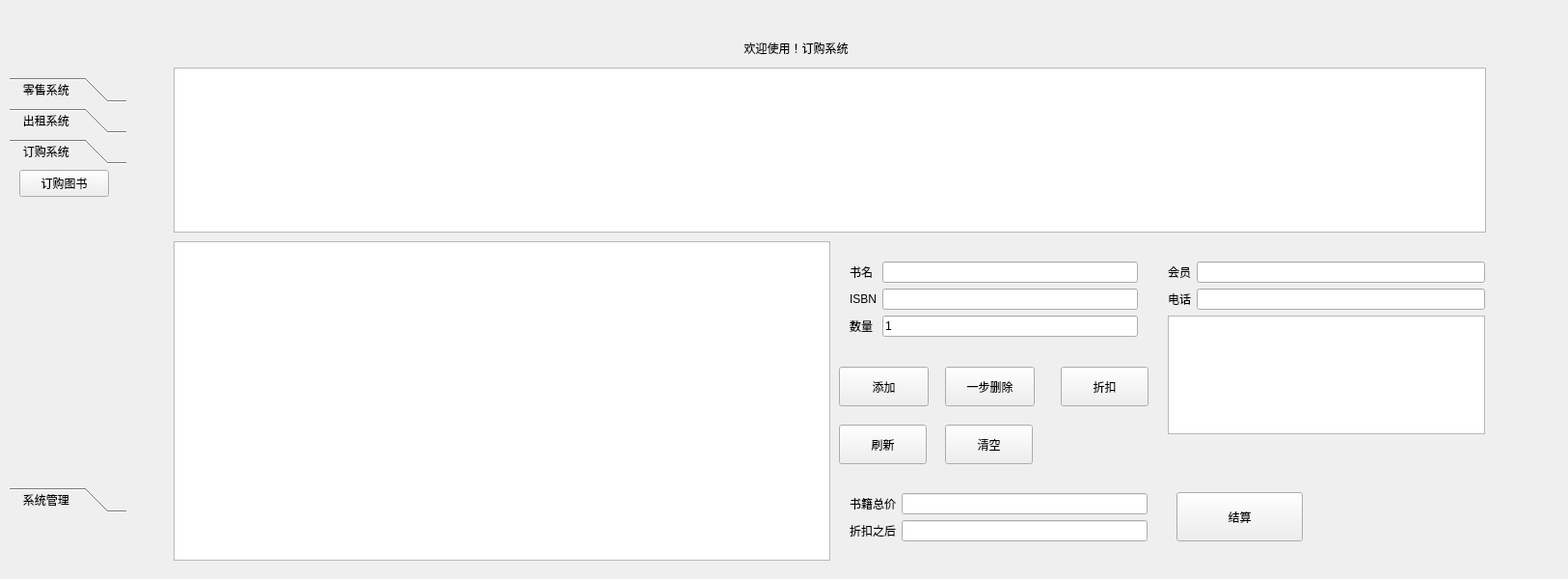
<?xml version="1.0" encoding="UTF-8"?>
<ui version="4.0">
 <class>MainWindows</class>
 <widget class="QMainWindow" name="MainWindows">
  <property name="geometry">
   <rect>
    <x>0</x>
    <y>0</y>
    <width>1626</width>
    <height>600</height>
   </rect>
  </property>
  <property name="minimumSize">
   <size>
    <width>1626</width>
    <height>600</height>
   </size>
  </property>
  <property name="maximumSize">
   <size>
    <width>1626</width>
    <height>600</height>
   </size>
  </property>
  <property name="windowTitle">
   <string>MainWindow</string>
  </property>
  <widget class="QWidget" name="centralWidget">
   <widget class="QToolBox" name="toolBox">
    <property name="geometry">
     <rect>
      <x>10</x>
      <y>80</y>
      <width>121</width>
      <height>451</height>
     </rect>
    </property>
    <property name="frameShape">
     <enum>QFrame::NoFrame</enum>
    </property>
    <property name="currentIndex">
     <number>2</number>
    </property>
    <widget class="QWidget" name="page">
     <property name="geometry">
      <rect>
       <x>0</x>
       <y>0</y>
       <width>121</width>
       <height>335</height>
      </rect>
     </property>
     <attribute name="label">
      <string>   零售系统</string>
     </attribute>
     <widget class="QPushButton" name="sellButton">
      <property name="geometry">
       <rect>
        <x>10</x>
        <y>0</y>
        <width>93</width>
        <height>28</height>
       </rect>
      </property>
      <property name="text">
       <string>出售图书</string>
      </property>
     </widget>
    </widget>
    <widget class="QWidget" name="page_3">
     <property name="geometry">
      <rect>
       <x>0</x>
       <y>0</y>
       <width>121</width>
       <height>335</height>
      </rect>
     </property>
     <attribute name="label">
      <string>   出租系统</string>
     </attribute>
     <widget class="QPushButton" name="borrowButton">
      <property name="geometry">
       <rect>
        <x>0</x>
        <y>0</y>
        <width>121</width>
        <height>28</height>
       </rect>
      </property>
      <property name="text">
       <string>出租图书</string>
      </property>
     </widget>
     <widget class="QPushButton" name="returnButton">
      <property name="geometry">
       <rect>
        <x>0</x>
        <y>30</y>
        <width>121</width>
        <height>28</height>
       </rect>
      </property>
      <property name="text">
       <string>归还图书</string>
      </property>
     </widget>
    </widget>
    <widget class="QWidget" name="page_2">
     <property name="geometry">
      <rect>
       <x>0</x>
       <y>0</y>
       <width>121</width>
       <height>335</height>
      </rect>
     </property>
     <attribute name="label">
      <string>   订购系统</string>
     </attribute>
     <widget class="QPushButton" name="orderButton">
      <property name="geometry">
       <rect>
        <x>10</x>
        <y>0</y>
        <width>93</width>
        <height>28</height>
       </rect>
      </property>
      <property name="text">
       <string>订购图书</string>
      </property>
     </widget>
    </widget>
    <widget class="QWidget" name="page_6">
     <property name="geometry">
      <rect>
       <x>0</x>
       <y>0</y>
       <width>121</width>
       <height>335</height>
      </rect>
     </property>
     <attribute name="label">
      <string>   系统管理</string>
     </attribute>
     <widget class="QPushButton" name="quitButton">
      <property name="geometry">
       <rect>
        <x>0</x>
        <y>0</y>
        <width>121</width>
        <height>28</height>
       </rect>
      </property>
      <property name="text">
       <string>退出系统</string>
      </property>
     </widget>
    </widget>
   </widget>
   <widget class="QStackedWidget" name="stackedWidget">
    <property name="geometry">
     <rect>
      <x>170</x>
      <y>10</y>
      <width>1441</width>
      <height>581</height>
     </rect>
    </property>
    <property name="minimumSize">
     <size>
      <width>1441</width>
      <height>581</height>
     </size>
    </property>
    <property name="maximumSize">
     <size>
      <width>1441</width>
      <height>581</height>
     </size>
    </property>
    <property name="currentIndex">
     <number>3</number>
    </property>
    <widget class="QWidget" name="page_7">
     <widget class="QLabel" name="label">
      <property name="geometry">
       <rect>
        <x>140</x>
        <y>0</y>
        <width>1071</width>
        <height>81</height>
       </rect>
      </property>
      <property name="focusPolicy">
       <enum>Qt::NoFocus</enum>
      </property>
      <property name="frameShape">
       <enum>QFrame::NoFrame</enum>
      </property>
      <property name="text">
       <string>欢迎使用！零售系统</string>
      </property>
      <property name="textFormat">
       <enum>Qt::AutoText</enum>
      </property>
      <property name="alignment">
       <set>Qt::AlignCenter</set>
      </property>
      <property name="wordWrap">
       <bool>false</bool>
      </property>
      <property name="openExternalLinks">
       <bool>false</bool>
      </property>
      <property name="textInteractionFlags">
       <set>Qt::LinksAccessibleByMouse|Qt::TextSelectableByKeyboard|Qt::TextSelectableByMouse</set>
      </property>
     </widget>
     <widget class="QTableView" name="tableView_2">
      <property name="geometry">
       <rect>
        <x>30</x>
        <y>60</y>
        <width>1361</width>
        <height>171</height>
       </rect>
      </property>
     </widget>
     <widget class="QWidget" name="widget_2" native="true">
      <property name="geometry">
       <rect>
        <x>1050</x>
        <y>250</y>
        <width>351</width>
        <height>201</height>
       </rect>
      </property>
      <layout class="QFormLayout" name="formLayout">
       <item row="3" column="0">
        <widget class="QLabel" name="label_6">
         <property name="text">
          <string>电话</string>
         </property>
        </widget>
       </item>
       <item row="3" column="1">
        <widget class="QLineEdit" name="VIPLE1"/>
       </item>
       <item row="1" column="0">
        <widget class="QLabel" name="label_5">
         <property name="text">
          <string>会员</string>
         </property>
        </widget>
       </item>
       <item row="1" column="1">
        <widget class="QLineEdit" name="VIPLE0"/>
       </item>
       <item row="4" column="0" colspan="2">
        <widget class="QTableView" name="VIPview"/>
       </item>
      </layout>
     </widget>
     <widget class="QWidget" name="widget_3" native="true">
      <property name="geometry">
       <rect>
        <x>720</x>
        <y>250</y>
        <width>321</width>
        <height>101</height>
       </rect>
      </property>
      <layout class="QFormLayout" name="formLayout_2">
       <item row="0" column="0">
        <widget class="QLabel" name="label_7">
         <property name="text">
          <string>书名</string>
         </property>
        </widget>
       </item>
       <item row="0" column="1">
        <widget class="QLineEdit" name="BLE0"/>
       </item>
       <item row="1" column="0">
        <widget class="QLabel" name="label_8">
         <property name="text">
          <string>ISBN</string>
         </property>
        </widget>
       </item>
       <item row="1" column="1">
        <widget class="QLineEdit" name="BLE1"/>
       </item>
       <item row="2" column="0">
        <widget class="QLabel" name="label_9">
         <property name="text">
          <string>数量</string>
         </property>
        </widget>
       </item>
       <item row="2" column="1">
        <widget class="QLineEdit" name="BLE2">
         <property name="text">
          <string>1</string>
         </property>
        </widget>
       </item>
      </layout>
     </widget>
     <widget class="QPushButton" name="Ladd1">
      <property name="geometry">
       <rect>
        <x>720</x>
        <y>370</y>
        <width>93</width>
        <height>41</height>
       </rect>
      </property>
      <property name="text">
       <string>添加</string>
      </property>
     </widget>
     <widget class="QTableWidget" name="tableWidget">
      <property name="geometry">
       <rect>
        <x>30</x>
        <y>240</y>
        <width>681</width>
        <height>331</height>
       </rect>
      </property>
     </widget>
     <widget class="QPushButton" name="Ldel1">
      <property name="geometry">
       <rect>
        <x>830</x>
        <y>370</y>
        <width>93</width>
        <height>41</height>
       </rect>
      </property>
      <property name="text">
       <string>一步删除</string>
      </property>
     </widget>
     <widget class="QPushButton" name="JS1">
      <property name="geometry">
       <rect>
        <x>1070</x>
        <y>500</y>
        <width>131</width>
        <height>51</height>
       </rect>
      </property>
      <property name="text">
       <string>结算</string>
      </property>
     </widget>
     <widget class="QWidget" name="widget_4" native="true">
      <property name="geometry">
       <rect>
        <x>720</x>
        <y>490</y>
        <width>331</width>
        <height>81</height>
       </rect>
      </property>
      <layout class="QFormLayout" name="formLayout_3">
       <item row="1" column="0">
        <widget class="QLabel" name="label_10">
         <property name="text">
          <string>书籍总价</string>
         </property>
        </widget>
       </item>
       <item row="1" column="1">
        <widget class="QLineEdit" name="Money1">
         <property name="readOnly">
          <bool>true</bool>
         </property>
        </widget>
       </item>
       <item row="2" column="1">
        <widget class="QLineEdit" name="Money2">
         <property name="readOnly">
          <bool>true</bool>
         </property>
        </widget>
       </item>
       <item row="2" column="0">
        <widget class="QLabel" name="label_11">
         <property name="text">
          <string>折扣之后</string>
         </property>
        </widget>
       </item>
      </layout>
     </widget>
     <widget class="QPushButton" name="SX1">
      <property name="geometry">
       <rect>
        <x>950</x>
        <y>370</y>
        <width>91</width>
        <height>41</height>
       </rect>
      </property>
      <property name="text">
       <string>折扣</string>
      </property>
     </widget>
     <widget class="QPushButton" name="qingkong1">
      <property name="geometry">
       <rect>
        <x>830</x>
        <y>430</y>
        <width>91</width>
        <height>41</height>
       </rect>
      </property>
      <property name="text">
       <string>清空</string>
      </property>
     </widget>
     <widget class="QPushButton" name="tableBTN1">
      <property name="geometry">
       <rect>
        <x>720</x>
        <y>430</y>
        <width>91</width>
        <height>41</height>
       </rect>
      </property>
      <property name="text">
       <string>刷新</string>
      </property>
     </widget>
    </widget>
    <widget class="QWidget" name="page_4">
     <widget class="QWidget" name="widget_5" native="true">
      <property name="geometry">
       <rect>
        <x>710</x>
        <y>490</y>
        <width>331</width>
        <height>81</height>
       </rect>
      </property>
      <layout class="QFormLayout" name="formLayout_4">
       <item row="1" column="0">
        <widget class="QLabel" name="label_12">
         <property name="text">
          <string>书籍押金</string>
         </property>
        </widget>
       </item>
       <item row="1" column="1">
        <widget class="QLineEdit" name="Money1_2">
         <property name="readOnly">
          <bool>true</bool>
         </property>
        </widget>
       </item>
       <item row="2" column="1">
        <widget class="QLineEdit" name="Money2_2">
         <property name="readOnly">
          <bool>true</bool>
         </property>
        </widget>
       </item>
       <item row="2" column="0">
        <widget class="QLabel" name="label_13">
         <property name="text">
          <string>归还时间</string>
         </property>
        </widget>
       </item>
      </layout>
     </widget>
     <widget class="QPushButton" name="Ldel1_2">
      <property name="geometry">
       <rect>
        <x>900</x>
        <y>370</y>
        <width>93</width>
        <height>41</height>
       </rect>
      </property>
      <property name="text">
       <string>一步删除</string>
      </property>
     </widget>
     <widget class="QLabel" name="label_2">
      <property name="geometry">
       <rect>
        <x>130</x>
        <y>0</y>
        <width>1071</width>
        <height>81</height>
       </rect>
      </property>
      <property name="focusPolicy">
       <enum>Qt::NoFocus</enum>
      </property>
      <property name="frameShape">
       <enum>QFrame::NoFrame</enum>
      </property>
      <property name="text">
       <string>欢迎使用！出租系统</string>
      </property>
      <property name="textFormat">
       <enum>Qt::AutoText</enum>
      </property>
      <property name="alignment">
       <set>Qt::AlignCenter</set>
      </property>
      <property name="wordWrap">
       <bool>false</bool>
      </property>
      <property name="openExternalLinks">
       <bool>false</bool>
      </property>
      <property name="textInteractionFlags">
       <set>Qt::LinksAccessibleByMouse|Qt::TextSelectableByKeyboard|Qt::TextSelectableByMouse</set>
      </property>
     </widget>
     <widget class="QTableWidget" name="tableWidget_2">
      <property name="geometry">
       <rect>
        <x>20</x>
        <y>240</y>
        <width>681</width>
        <height>331</height>
       </rect>
      </property>
     </widget>
     <widget class="QPushButton" name="Ladd1_2">
      <property name="geometry">
       <rect>
        <x>760</x>
        <y>370</y>
        <width>93</width>
        <height>41</height>
       </rect>
      </property>
      <property name="text">
       <string>添加</string>
      </property>
     </widget>
     <widget class="QPushButton" name="qingkong1_2">
      <property name="geometry">
       <rect>
        <x>900</x>
        <y>430</y>
        <width>91</width>
        <height>41</height>
       </rect>
      </property>
      <property name="text">
       <string>清空</string>
      </property>
     </widget>
     <widget class="QPushButton" name="JS1_2">
      <property name="geometry">
       <rect>
        <x>1060</x>
        <y>500</y>
        <width>131</width>
        <height>51</height>
       </rect>
      </property>
      <property name="text">
       <string>结算</string>
      </property>
     </widget>
     <widget class="QWidget" name="widget_6" native="true">
      <property name="geometry">
       <rect>
        <x>710</x>
        <y>250</y>
        <width>321</width>
        <height>101</height>
       </rect>
      </property>
      <layout class="QFormLayout" name="formLayout_5">
       <item row="0" column="0">
        <widget class="QLabel" name="label_14">
         <property name="text">
          <string>书名</string>
         </property>
        </widget>
       </item>
       <item row="0" column="1">
        <widget class="QLineEdit" name="BLE0_2"/>
       </item>
       <item row="1" column="0">
        <widget class="QLabel" name="label_15">
         <property name="text">
          <string>ISBN</string>
         </property>
        </widget>
       </item>
       <item row="1" column="1">
        <widget class="QLineEdit" name="BLE1_2"/>
       </item>
       <item row="2" column="0">
        <widget class="QLabel" name="label_16">
         <property name="text">
          <string>数量</string>
         </property>
        </widget>
       </item>
       <item row="2" column="1">
        <widget class="QLineEdit" name="BLE2_2">
         <property name="text">
          <string>1</string>
         </property>
        </widget>
       </item>
      </layout>
     </widget>
     <widget class="QPushButton" name="tableBTN1_2">
      <property name="geometry">
       <rect>
        <x>760</x>
        <y>430</y>
        <width>91</width>
        <height>41</height>
       </rect>
      </property>
      <property name="text">
       <string>刷新</string>
      </property>
     </widget>
     <widget class="QTableView" name="tableView_3">
      <property name="geometry">
       <rect>
        <x>20</x>
        <y>60</y>
        <width>1361</width>
        <height>171</height>
       </rect>
      </property>
     </widget>
     <widget class="QWidget" name="widget_7" native="true">
      <property name="geometry">
       <rect>
        <x>1040</x>
        <y>250</y>
        <width>351</width>
        <height>201</height>
       </rect>
      </property>
      <layout class="QFormLayout" name="formLayout_6">
       <item row="3" column="0">
        <widget class="QLabel" name="label_17">
         <property name="text">
          <string>电话</string>
         </property>
        </widget>
       </item>
       <item row="3" column="1">
        <widget class="QLineEdit" name="VIPLE1_2"/>
       </item>
       <item row="1" column="0">
        <widget class="QLabel" name="label_18">
         <property name="text">
          <string>会员</string>
         </property>
        </widget>
       </item>
       <item row="1" column="1">
        <widget class="QLineEdit" name="VIPLE0_2"/>
       </item>
       <item row="4" column="0" colspan="2">
        <widget class="QTableView" name="VIPview_2"/>
       </item>
      </layout>
     </widget>
    </widget>
    <widget class="QWidget" name="page_5">
     <widget class="QPushButton" name="tableBTN1_3">
      <property name="geometry">
       <rect>
        <x>750</x>
        <y>430</y>
        <width>91</width>
        <height>41</height>
       </rect>
      </property>
      <property name="text">
       <string>刷新</string>
      </property>
     </widget>
     <widget class="QTableWidget" name="tableWidget_3">
      <property name="geometry">
       <rect>
        <x>10</x>
        <y>240</y>
        <width>681</width>
        <height>331</height>
       </rect>
      </property>
     </widget>
     <widget class="QWidget" name="widget_8" native="true">
      <property name="geometry">
       <rect>
        <x>1030</x>
        <y>250</y>
        <width>351</width>
        <height>201</height>
       </rect>
      </property>
      <layout class="QFormLayout" name="formLayout_7">
       <item row="3" column="0">
        <widget class="QLabel" name="label_19">
         <property name="text">
          <string>电话</string>
         </property>
        </widget>
       </item>
       <item row="3" column="1">
        <widget class="QLineEdit" name="VIPLE1_3"/>
       </item>
       <item row="1" column="0">
        <widget class="QLabel" name="label_20">
         <property name="text">
          <string>会员</string>
         </property>
        </widget>
       </item>
       <item row="1" column="1">
        <widget class="QLineEdit" name="VIPLE0_3"/>
       </item>
       <item row="4" column="0" colspan="2">
        <widget class="QTableView" name="VIPview_3"/>
       </item>
      </layout>
     </widget>
     <widget class="QPushButton" name="JS1_3">
      <property name="geometry">
       <rect>
        <x>1050</x>
        <y>500</y>
        <width>131</width>
        <height>51</height>
       </rect>
      </property>
      <property name="text">
       <string>结算</string>
      </property>
     </widget>
     <widget class="QWidget" name="widget_9" native="true">
      <property name="geometry">
       <rect>
        <x>700</x>
        <y>490</y>
        <width>331</width>
        <height>81</height>
       </rect>
      </property>
      <layout class="QFormLayout" name="formLayout_8">
       <item row="1" column="0">
        <widget class="QLabel" name="label_21">
         <property name="text">
          <string>书籍总价</string>
         </property>
        </widget>
       </item>
       <item row="1" column="1">
        <widget class="QLineEdit" name="Money1_3">
         <property name="readOnly">
          <bool>true</bool>
         </property>
        </widget>
       </item>
       <item row="2" column="1">
        <widget class="QLineEdit" name="Money2_3">
         <property name="readOnly">
          <bool>true</bool>
         </property>
        </widget>
       </item>
       <item row="2" column="0">
        <widget class="QLabel" name="label_22">
         <property name="text">
          <string>是否逾期</string>
         </property>
        </widget>
       </item>
      </layout>
     </widget>
     <widget class="QPushButton" name="Ladd1_3">
      <property name="geometry">
       <rect>
        <x>820</x>
        <y>370</y>
        <width>93</width>
        <height>41</height>
       </rect>
      </property>
      <property name="text">
       <string>添加</string>
      </property>
     </widget>
     <widget class="QLabel" name="label_3">
      <property name="geometry">
       <rect>
        <x>120</x>
        <y>0</y>
        <width>1071</width>
        <height>81</height>
       </rect>
      </property>
      <property name="focusPolicy">
       <enum>Qt::NoFocus</enum>
      </property>
      <property name="frameShape">
       <enum>QFrame::NoFrame</enum>
      </property>
      <property name="text">
       <string>欢迎使用！归还系统</string>
      </property>
      <property name="textFormat">
       <enum>Qt::AutoText</enum>
      </property>
      <property name="alignment">
       <set>Qt::AlignCenter</set>
      </property>
      <property name="wordWrap">
       <bool>false</bool>
      </property>
      <property name="openExternalLinks">
       <bool>false</bool>
      </property>
      <property name="textInteractionFlags">
       <set>Qt::LinksAccessibleByMouse|Qt::TextSelectableByKeyboard|Qt::TextSelectableByMouse</set>
      </property>
     </widget>
     <widget class="QWidget" name="widget_10" native="true">
      <property name="geometry">
       <rect>
        <x>700</x>
        <y>250</y>
        <width>321</width>
        <height>101</height>
       </rect>
      </property>
      <layout class="QFormLayout" name="formLayout_9">
       <item row="0" column="0">
        <widget class="QLabel" name="label_23">
         <property name="text">
          <string>书名</string>
         </property>
        </widget>
       </item>
       <item row="0" column="1">
        <widget class="QLineEdit" name="BLE0_3"/>
       </item>
       <item row="1" column="0">
        <widget class="QLabel" name="label_24">
         <property name="text">
          <string>ISBN</string>
         </property>
        </widget>
       </item>
       <item row="1" column="1">
        <widget class="QLineEdit" name="BLE1_3"/>
       </item>
       <item row="2" column="0">
        <widget class="QLabel" name="label_25">
         <property name="text">
          <string>数量</string>
         </property>
        </widget>
       </item>
       <item row="2" column="1">
        <widget class="QLineEdit" name="BLE2_3">
         <property name="text">
          <string>1</string>
         </property>
        </widget>
       </item>
      </layout>
     </widget>
     <widget class="QTableView" name="tableView_4">
      <property name="geometry">
       <rect>
        <x>10</x>
        <y>60</y>
        <width>1361</width>
        <height>171</height>
       </rect>
      </property>
     </widget>
     <widget class="QPushButton" name="qingkong1_3">
      <property name="geometry">
       <rect>
        <x>890</x>
        <y>430</y>
        <width>91</width>
        <height>41</height>
       </rect>
      </property>
      <property name="text">
       <string>清空</string>
      </property>
     </widget>
    </widget>
    <widget class="QWidget" name="page_8">
     <widget class="QWidget" name="widget_11" native="true">
      <property name="geometry">
       <rect>
        <x>700</x>
        <y>490</y>
        <width>331</width>
        <height>81</height>
       </rect>
      </property>
      <layout class="QFormLayout" name="formLayout_13">
       <item row="1" column="0">
        <widget class="QLabel" name="label_33">
         <property name="text">
          <string>书籍总价</string>
         </property>
        </widget>
       </item>
       <item row="1" column="1">
        <widget class="QLineEdit" name="Money1_5">
         <property name="readOnly">
          <bool>true</bool>
         </property>
        </widget>
       </item>
       <item row="2" column="1">
        <widget class="QLineEdit" name="Money2_5">
         <property name="readOnly">
          <bool>true</bool>
         </property>
        </widget>
       </item>
       <item row="2" column="0">
        <widget class="QLabel" name="label_34">
         <property name="text">
          <string>折扣之后</string>
         </property>
        </widget>
       </item>
      </layout>
     </widget>
     <widget class="QPushButton" name="Ldel1_4">
      <property name="geometry">
       <rect>
        <x>810</x>
        <y>370</y>
        <width>93</width>
        <height>41</height>
       </rect>
      </property>
      <property name="text">
       <string>一步删除</string>
      </property>
     </widget>
     <widget class="QLabel" name="label_4">
      <property name="geometry">
       <rect>
        <x>120</x>
        <y>0</y>
        <width>1071</width>
        <height>81</height>
       </rect>
      </property>
      <property name="focusPolicy">
       <enum>Qt::NoFocus</enum>
      </property>
      <property name="frameShape">
       <enum>QFrame::NoFrame</enum>
      </property>
      <property name="text">
       <string>欢迎使用！订购系统</string>
      </property>
      <property name="textFormat">
       <enum>Qt::AutoText</enum>
      </property>
      <property name="alignment">
       <set>Qt::AlignCenter</set>
      </property>
      <property name="wordWrap">
       <bool>false</bool>
      </property>
      <property name="openExternalLinks">
       <bool>false</bool>
      </property>
      <property name="textInteractionFlags">
       <set>Qt::LinksAccessibleByMouse|Qt::TextSelectableByKeyboard|Qt::TextSelectableByMouse</set>
      </property>
     </widget>
     <widget class="QTableWidget" name="tableWidget_4">
      <property name="geometry">
       <rect>
        <x>10</x>
        <y>240</y>
        <width>681</width>
        <height>331</height>
       </rect>
      </property>
     </widget>
     <widget class="QPushButton" name="Ladd1_4">
      <property name="geometry">
       <rect>
        <x>700</x>
        <y>370</y>
        <width>93</width>
        <height>41</height>
       </rect>
      </property>
      <property name="text">
       <string>添加</string>
      </property>
     </widget>
     <widget class="QPushButton" name="qingkong1_4">
      <property name="geometry">
       <rect>
        <x>810</x>
        <y>430</y>
        <width>91</width>
        <height>41</height>
       </rect>
      </property>
      <property name="text">
       <string>清空</string>
      </property>
     </widget>
     <widget class="QPushButton" name="JS1_4">
      <property name="geometry">
       <rect>
        <x>1050</x>
        <y>500</y>
        <width>131</width>
        <height>51</height>
       </rect>
      </property>
      <property name="text">
       <string>结算</string>
      </property>
     </widget>
     <widget class="QWidget" name="widget_12" native="true">
      <property name="geometry">
       <rect>
        <x>700</x>
        <y>250</y>
        <width>321</width>
        <height>101</height>
       </rect>
      </property>
      <layout class="QFormLayout" name="formLayout_14">
       <item row="0" column="0">
        <widget class="QLabel" name="label_35">
         <property name="text">
          <string>书名</string>
         </property>
        </widget>
       </item>
       <item row="0" column="1">
        <widget class="QLineEdit" name="BLE0_5"/>
       </item>
       <item row="1" column="0">
        <widget class="QLabel" name="label_36">
         <property name="text">
          <string>ISBN</string>
         </property>
        </widget>
       </item>
       <item row="1" column="1">
        <widget class="QLineEdit" name="BLE1_5"/>
       </item>
       <item row="2" column="0">
        <widget class="QLabel" name="label_37">
         <property name="text">
          <string>数量</string>
         </property>
        </widget>
       </item>
       <item row="2" column="1">
        <widget class="QLineEdit" name="BLE2_5">
         <property name="text">
          <string>1</string>
         </property>
        </widget>
       </item>
      </layout>
     </widget>
     <widget class="QPushButton" name="tableBTN1_4">
      <property name="geometry">
       <rect>
        <x>700</x>
        <y>430</y>
        <width>91</width>
        <height>41</height>
       </rect>
      </property>
      <property name="text">
       <string>刷新</string>
      </property>
     </widget>
     <widget class="QPushButton" name="SX1_2">
      <property name="geometry">
       <rect>
        <x>930</x>
        <y>370</y>
        <width>91</width>
        <height>41</height>
       </rect>
      </property>
      <property name="text">
       <string>折扣</string>
      </property>
     </widget>
     <widget class="QTableView" name="tableView_5">
      <property name="geometry">
       <rect>
        <x>10</x>
        <y>60</y>
        <width>1361</width>
        <height>171</height>
       </rect>
      </property>
     </widget>
     <widget class="QWidget" name="widget_13" native="true">
      <property name="geometry">
       <rect>
        <x>1030</x>
        <y>250</y>
        <width>351</width>
        <height>201</height>
       </rect>
      </property>
      <layout class="QFormLayout" name="formLayout_15">
       <item row="1" column="0">
        <widget class="QLabel" name="label_39">
         <property name="text">
          <string>会员</string>
         </property>
        </widget>
       </item>
       <item row="1" column="1">
        <widget class="QLineEdit" name="VIPLE0_5"/>
       </item>
       <item row="4" column="0" colspan="2">
        <widget class="QTableView" name="VIPview_5"/>
       </item>
       <item row="3" column="1">
        <widget class="QLineEdit" name="VIPLE1_5"/>
       </item>
       <item row="3" column="0">
        <widget class="QLabel" name="label_38">
         <property name="text">
          <string>电话</string>
         </property>
        </widget>
       </item>
      </layout>
     </widget>
    </widget>
   </widget>
  </widget>
 </widget>
 <layoutdefault spacing="6" margin="11"/>
 <resources/>
 <connections/>
</ui>
